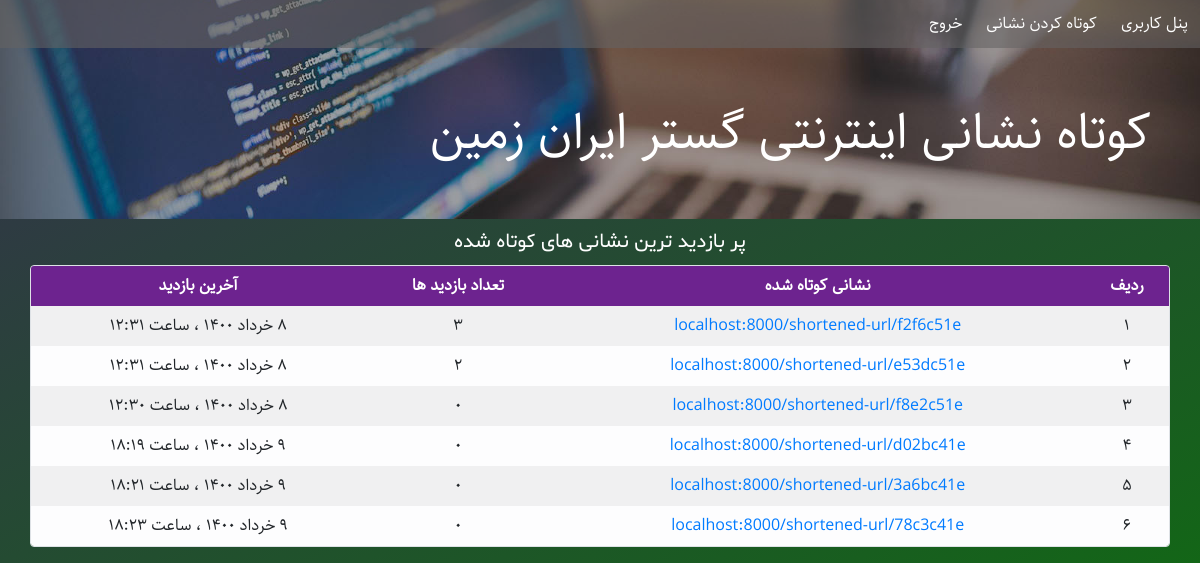
The app's page / (signed in) with its own data.
### URLshortener/models.py (models this page shows, shortened)
class URL(models.Model):
    address = models.URLField(max_length=512, verbose_name='نشانی اینترنتی')
    slug = models.SlugField(max_length=8, unique=True, verbose_name='اسلاگ')
    visits = models.PositiveIntegerField(default=0, verbose_name='تعداد بازدید ها')
    created = models.DateTimeField(auto_now_add=True, verbose_name='تاریخ ایجاد')
    last_visit = models.DateTimeField(default=timezone.now, verbose_name='آخرین بازدید')
    author = models.ForeignKey(User, on_delete=models.CASCADE, related_name='urls',
                               verbose_name='ایجاد کننده')
    def last_visit_jalali(self):
        return datetime_to_jalali_str(self.last_visit)
    last_visit_jalali.short_description = 'آخرین بازدید'
    def created_jalali(self):
        return datetime_to_jalali_str(self.created)
    created_jalali.short_description = 'تاریخ ایجاد'
    def __str__(self):
        return 'localhost:8000/shortened-url/' + self.slug
    class Meta:
        verbose_name = 'نشانی اینترنتی'
        verbose_name_plural = 'نشانی های اینترنتی'

### URLshortener/views.py (the view)
# urls.py: path('', views.home, name='home'),
def home(request):
    url_list = URL.objects.order_by('-visits')
    paginator = Paginator(url_list, 10)
    page_number = request.GET.get('page', 1)
    page_obj = paginator.get_page(page_number)
    context = {
        'short_urls': page_obj,
    }
    return render(request, 'URLshortener/home.html', context)

### URLshortener/templatetags/custom_filters.py (called while the page is built)
@register.filter
@stringfilter
def to_persian(string):
    return numbers_to_persian(string)

### URLshortener/templatetags/custom_tags.py (called while the page is built)
@register.inclusion_tag('URLshortener/urls_table.html')
def urls_table(page):
    return {
        'page': page,
    }

### extensions/jalali.py (called while the page is built)
    def persian_tuple(self):
        return self.persian_year, self.persian_month, self.persian_day

### extensions/time_utils.py (called while the page is built)
def numbers_to_persian(string):
    en_to_fa = {
        '0': '۰',
        '1': '۱',
        '2': '۲',
        '3': '۳',
        '4': '۴',
        '5': '۵',
        '6': '۶',
        '7': '۷',
        '8': '۸',
        '9': '۹',
    }
    for en, fa in en_to_fa.items():
        string = string.replace(en, fa)
    return string

def datetime_to_jalali_str(time):
    jalali_month = (
        'فروردین',
        'اردیبهشت',
        'خرداد',
        'تیر',
        'مرداد',
        'شهریور',
        'مهر',
        'آبان',
        'آذر',
        'دی',
        'بهمن',
        'اسفند'
    )
    time = timezone.localtime(time)
    year, month, day = jalali.Gregorian(time.year, time.month, time.day).persian_tuple()
    jalali_to_str = '{} {} {} ، ساعت {:02d}:{:02d}'.format(
        day,
        jalali_month[month-1],
        year,
        time.hour,
        time.minute
    )
    return numbers_to_persian(jalali_to_str)

### templates/URLshortener/home.html (shortened to what this page needs)
{% extends 'URLshortener/base.html' %}
{% load static %}
{% load custom_filters %}
{% load custom_tags %}
{% block head %}
	<link rel='stylesheet' href="{% static 'URLshortener/css/home.css' %}">
{% endblock %}
{% block header %}
	<nav class='navbar navbar-expand p-0'>
		{% if user.is_authenticated %}
			<ul class="navbar-nav p-0 m-0">
				<li class="nav-item p-1 text-center">
					<a class="nav-link" href="{% url 'URLshortener:dashboard' %}">پنل کاربری</a>
				</li>
				<li class="nav-item p-1 text-center">
					<a class="nav-link" href="{% url 'URLshortener:add-url' %}">کوتاه کردن نشانی</a>
				</li>
				<li class="nav-item p-1 text-center">
					<a class="nav-link" href="{% url 'auth_logout' %}?next=/">خروج</a>
				</li>
			</ul>
		{% endif %}
	</nav>
	<div class='text-right p-5 text-white header-title'>کوتاه نشانی اینترنتی گستر ایران زمین</div>
{% endblock %}
{% block main %}
	<div class='container-fluid p-2'>
		<div class='container text-center text-white main-title'>پر بازدید ترین نشانی های کوتاه شده</div>
		<div class='container table-responsive p-0 my-2 mx-auto rounded table-div border'>
			{% urls_table short_urls %}
		</div>
	</div>
{% endblock %}

### templates/URLshortener/urls_table.html
{% load custom_filters %}
<table class='table table-light table-striped table-borderless text-center p-0 mx-auto my-0'>
    <thead>
        <tr style='background-color: #6d238f;' class='text-white'>
            <th class='p-2'>ردیف</th>
            <th class='p-2'>نشانی کوتاه شده</th>
            <th class='p-2'>تعداد بازدید ها</th>
            <th class='p-2'>آخرین بازدید</th>
        </tr>
    </thead>
    <tbody>
        {% for short_url in page %}
        <tr>
            <td class='p-2'>
                {{ forloop.counter0|add:page.start_index|to_persian }}
            </td>
            <td class='p-2'>
                <a href="{% url 'URLshortener:shortened-url' short_url.slug%}">
                {{ short_url }}
                </a>
            </td>
            <td class='p-2'>{{ short_url.visits|to_persian }}</td>
            <td class='p-2'>{{ short_url.last_visit_jalali }}</td>
        </tr>
        {% endfor %}
    </tbody>
</table>

### static/URLshortener/css/base.css (style rules this page uses)
body { direction: rtl; font-family: Sahel; background-image: linear-gradient(to right bottom, #35304d, #136617); background-size: cover; background-repeat: no-repeat; background-position: center; }

### static/URLshortener/css/home.css (style rules this page uses)
nav { background-color: #66646493; }
nav a.nav-link { color: white; }
.header-title { font-size: 50px; }
.main-title { font-family: Shabnam; font-size: 20px; }

### records on screen
URL: slug "localhost:8000/shortened-url/f2f6c51e", visits|to_persian "۳", last_visit_jalali "۸ خرداد ۱۴۰۰ ، ساعت ۱۲:۳۱"
URL: slug "localhost:8000/shortened-url/e53dc51e", visits|to_persian "۲", last_visit_jalali "۸ خرداد ۱۴۰۰ ، ساعت ۱۲:۳۱"
URL: slug "localhost:8000/shortened-url/f8e2c51e", visits|to_persian "۰", last_visit_jalali "۸ خرداد ۱۴۰۰ ، ساعت ۱۲:۳۰"
URL: slug "localhost:8000/shortened-url/d02bc41e", visits|to_persian "۰", last_visit_jalali "۹ خرداد ۱۴۰۰ ، ساعت ۱۸:۱۹"
URL: slug "localhost:8000/shortened-url/3a6bc41e", visits|to_persian "۰", last_visit_jalali "۹ خرداد ۱۴۰۰ ، ساعت ۱۸:۲۱"
URL: slug "localhost:8000/shortened-url/78c3c41e", visits|to_persian "۰", last_visit_jalali "۹ خرداد ۱۴۰۰ ، ساعت ۱۸:۲۳"
